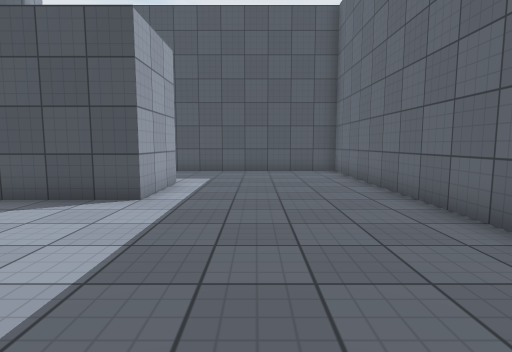
view 1 (above)

24 first-person views from a walk through a 3-D level made in the Unity game engine. The camera is 1.2 m above the floor, tilts 6° down and sees 80° across. The floor is counted in squares, 1 m on a side. Each view is taken from the middle of a square. On the plan, view 1 faces up. The plan holds only what a view shows up to about 13 squares ahead; the rest is blank. The place goes on beyond the plan. The player character is not drawn. Surface patterns are stand-ins for the level's own textures.

view 2
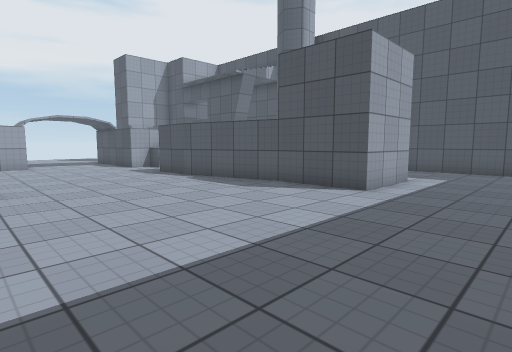

view 3
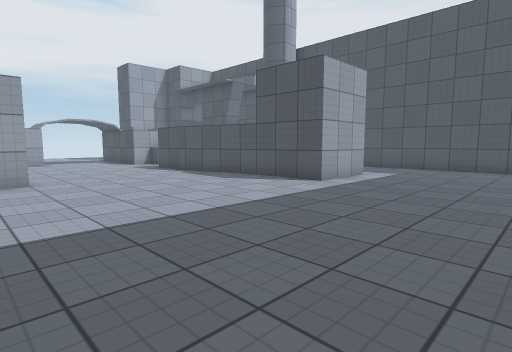

view 4
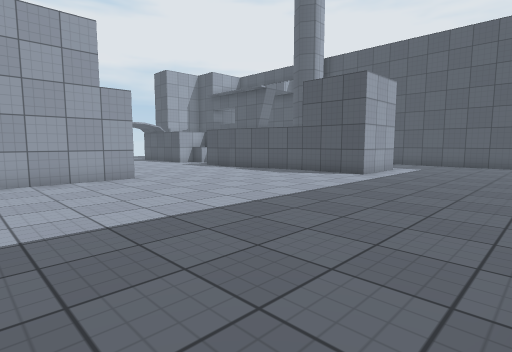

view 5
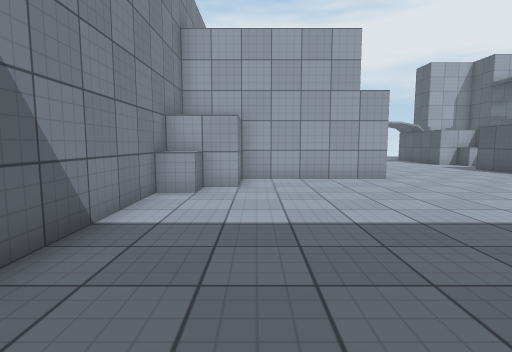

view 6
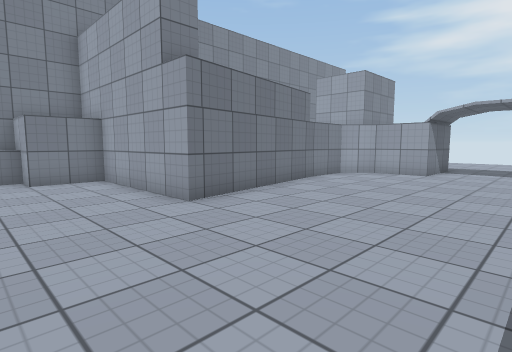

view 7
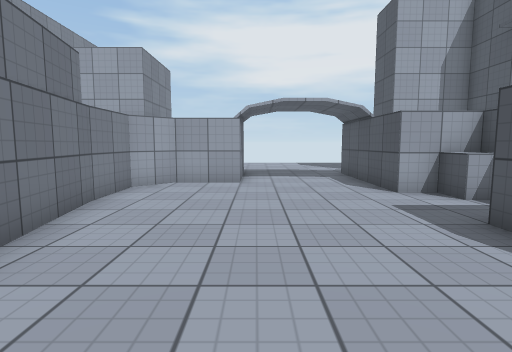

view 8
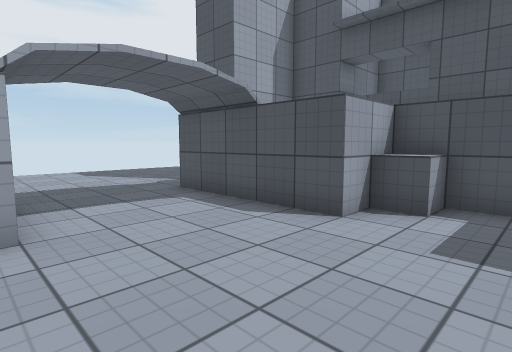

view 9
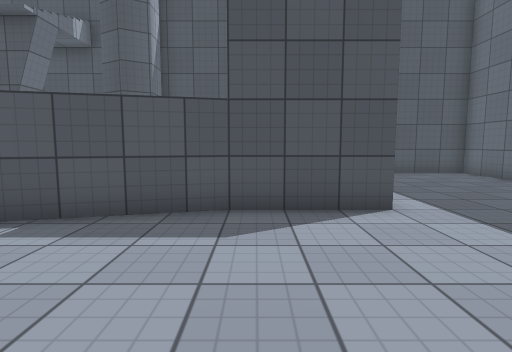

view 10
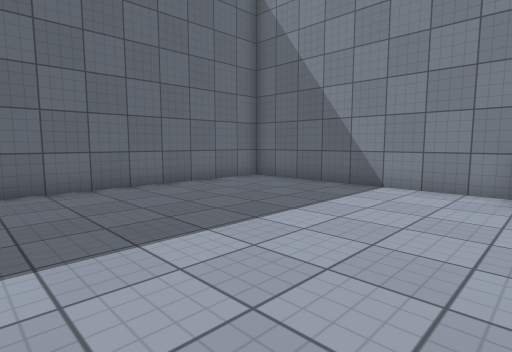

view 11
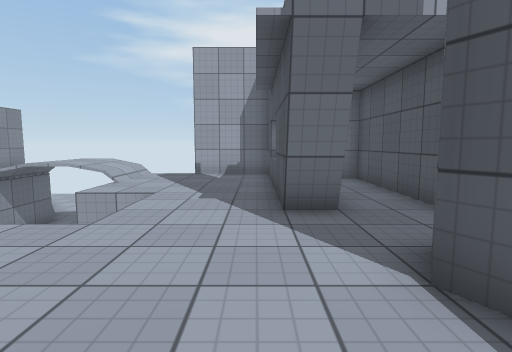

view 12
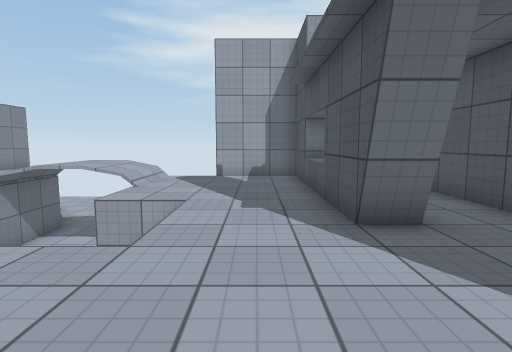

view 13
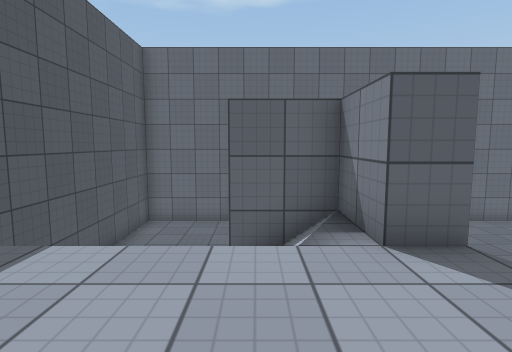

view 14
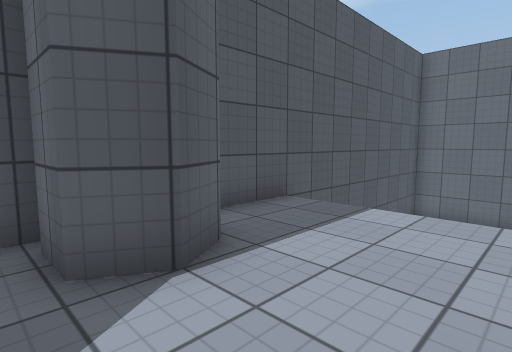

view 15
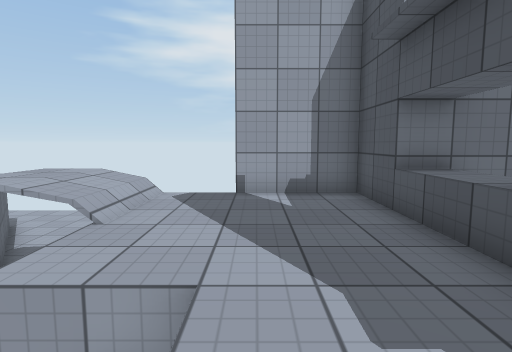

view 16
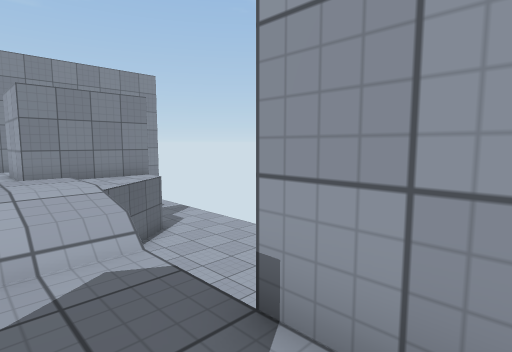

view 17
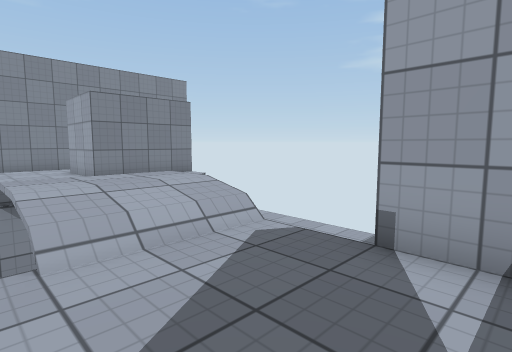

view 18
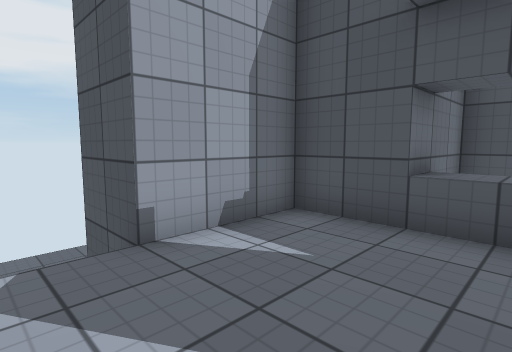

view 19
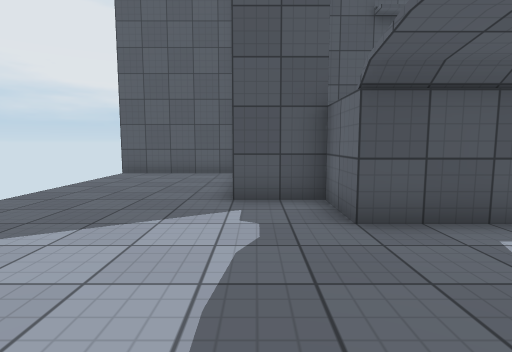

view 20
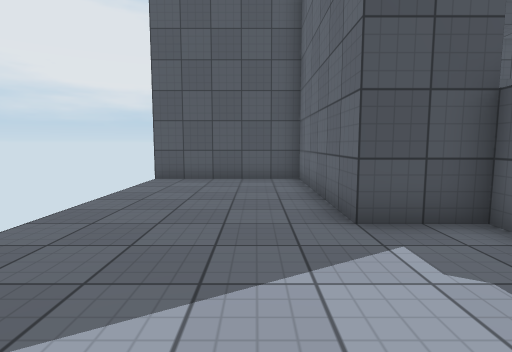

view 21
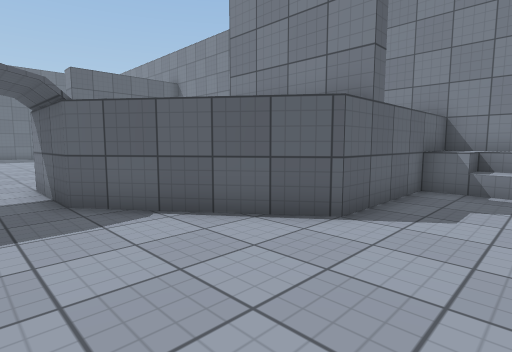

view 22
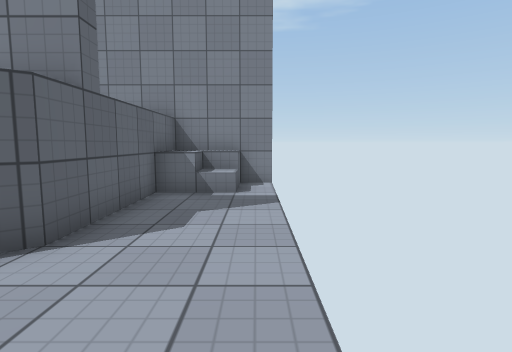

view 23
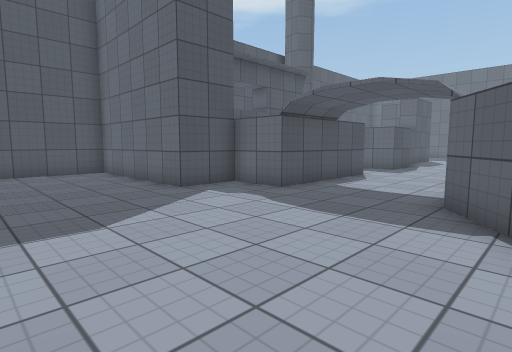

view 24
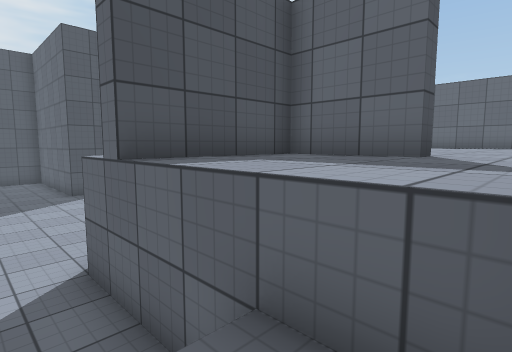

### Floor plan
Key: @ floor where view 1 was taken; # wall or solid block; . main floor; : floor 1 m higher than the main floor; + floor 2 m higher than the main floor; / step, stairs or slope; ^ raised ledge; v drop or lower ground.
Columns run from 27 left of view 1 to 4 right of it. Each row starts with its distance up from view 1.
 14 #######  #######################
 13  .....#  #+++++++##+++  .......#
 12  .....#  #  +++++##+++  .......#
 11  .....####^^^###++++++  .......#
 10  .....##++++++++++++++  .......#
  9  .....##++++++++++++++ /#......#
  8  .....##+++++++++++ +++/#......#
  7  .......+++++^..++  ++###......#
  6  .......+++++...+++#vv.........#
  5  ..............................#
  4  ..............................#
  3  ..............................
  2  ..............................
  1  ......####....................
  0  ....###  #................@...#
 -1  ...##    ##...#####...........#
 -2  ...#      #####   #...........#
 -3  ...#              #...........#
 -4  ...#              #...........#
 -5  ...#####          #...........#
 -6  ./:^^^^^^#        ###.........#
 -7  .::^^^^ ^           #^........#
 -8  ##########          ###########

Positions as (right, up) in squares from view 1, and headings:
1: (0, 0), facing up
2: (1, -1), facing up-left
3: (3, -2), facing up-left
4: (3, -5), facing up-left
5: (3, -5), facing left
6: (-4, 5), facing down-left
7: (-7, 2), facing left
8: (-12, 1), facing up-left
9: (-5, 1), facing up
10: (-5, 1), facing down-right
11: (-7, 10), facing left
12: (-8, 9), facing left
13: (-9, 9), facing right
14: (-11, 9), facing up-right
15: (-12, 8), facing left
16: (-18, 9), facing down-left
17: (-16, 9), facing down-left
18: (-16, 6), facing up-left
19: (-21, 1), facing up
20: (-23, 3), facing up
21: (-26, 3), facing down-right
22: (-26, 2), facing down
23: (-26, 0), facing up-right
24: (-25, -7), facing up-right
